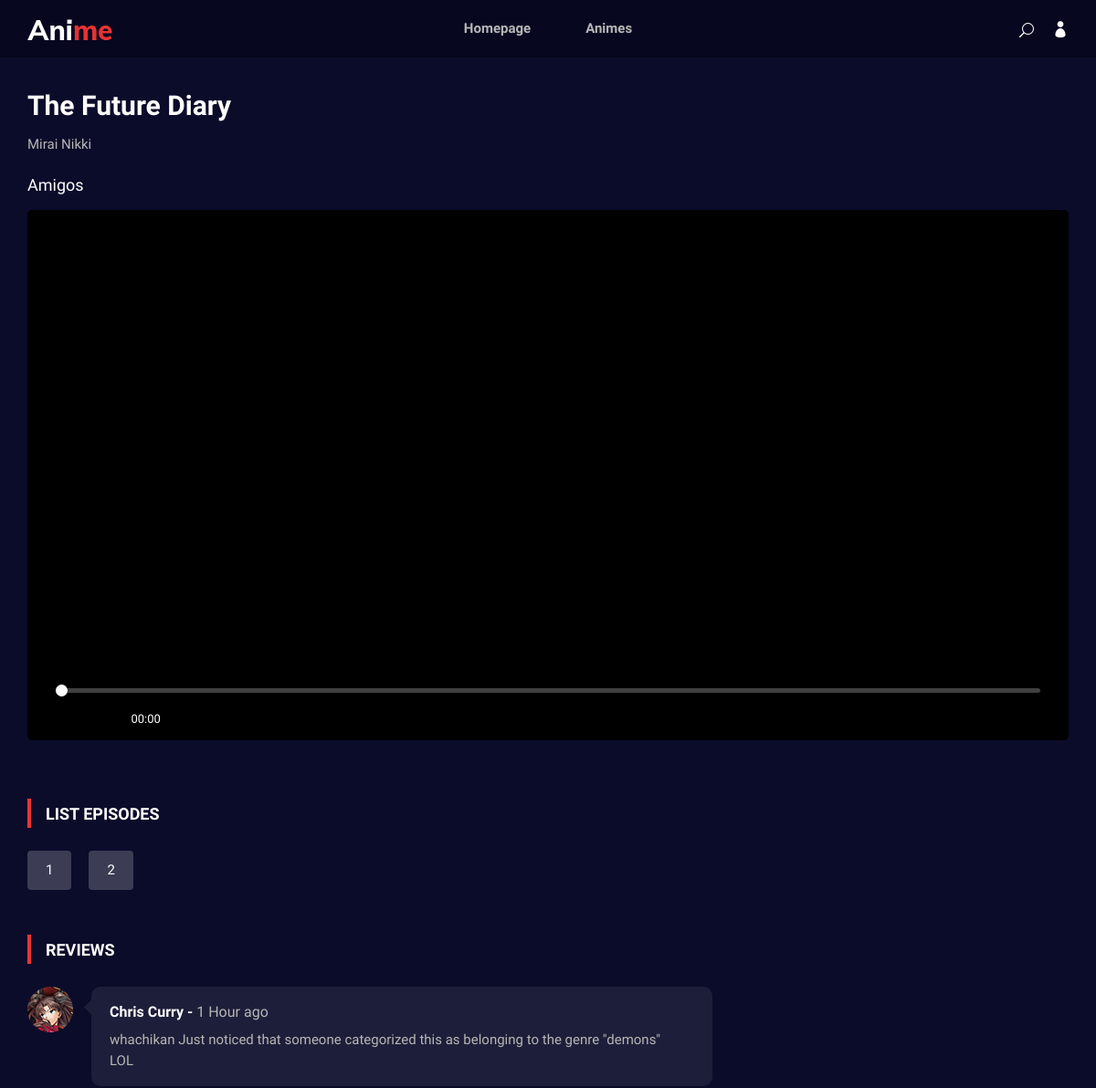
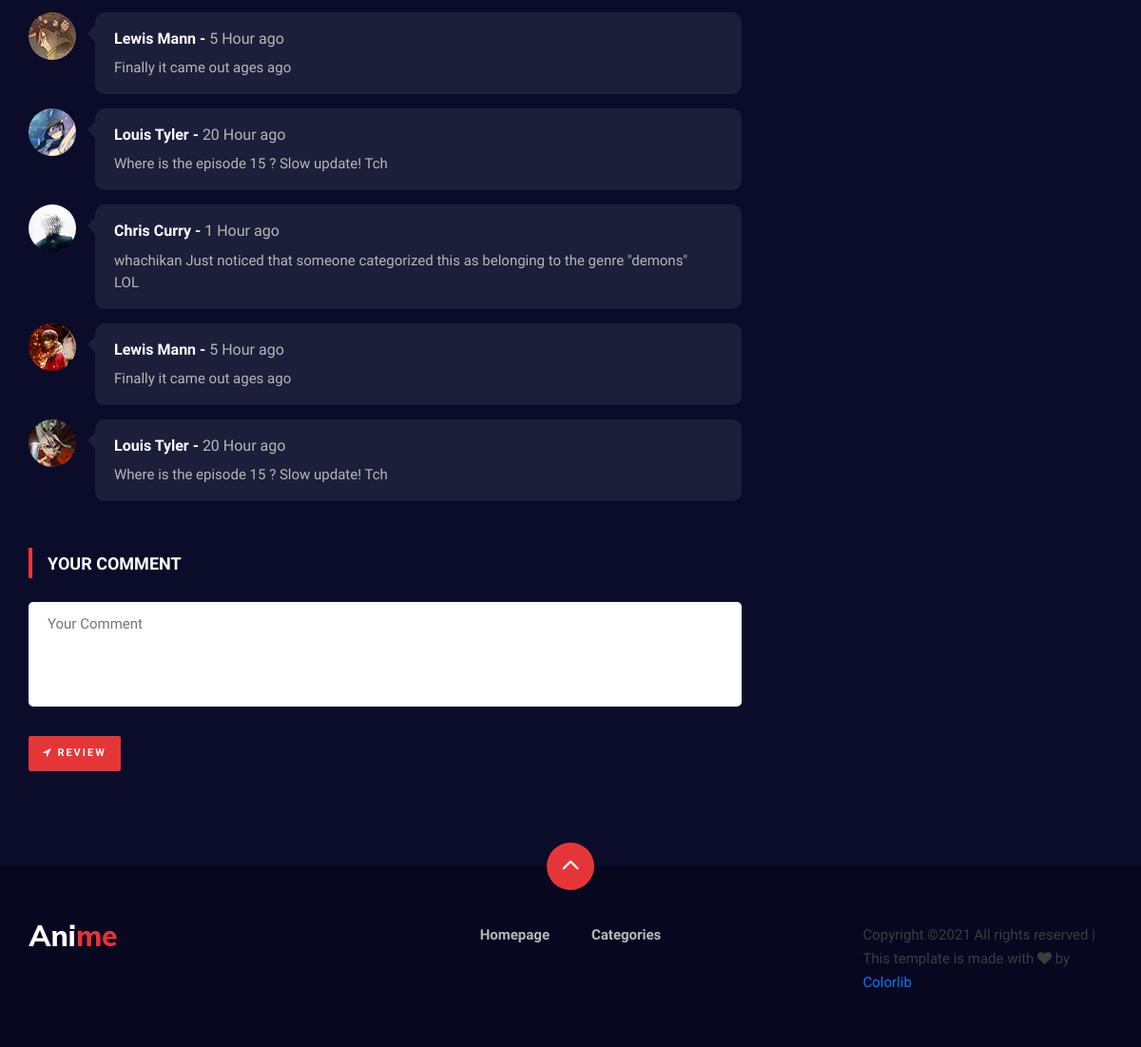
Page /anime-watching.php?id=1&episodioId=1 on the committed database (2 pictures, top to bottom).
### tables this page shows
CREATE TABLE `anime` (
  `animeId` int(11) NOT NULL AUTO_INCREMENT,
  `animeName` varchar(45) NOT NULL,
  `animeImagemURL` varchar(255) NOT NULL,
  `animeJapaneseName` varchar(45) DEFAULT NULL,
  `animeSinopse` varchar(255) DEFAULT NULL,
  PRIMARY KEY (`animeId`)
);

CREATE TABLE `episodios` (
  `episodioId` int(11) NOT NULL AUTO_INCREMENT,
  `episodioName` varchar(45) NOT NULL,
  `episodioURL` varchar(255) NOT NULL,
  `episodioAnimeId` int(11) NOT NULL,
  `episodioNr` varchar(45) NOT NULL,
  PRIMARY KEY (`episodioId`),
  KEY `fk_episodios_Anime1_idx` (`episodioAnimeId`),
  CONSTRAINT `fk_episodios_Anime1` FOREIGN KEY (`episodioAnimeId`) REFERENCES `anime` (`animeId`) ON DELETE NO ACTION ON UPDATE NO ACTION
);

### anime-watching.php (the view, shortened to what this page needs)
<?php
include_once("includes/body.inc.php");
if (isset ($_GET['episodioId'])) {
    $episodioId = intval($_GET['episodioId']);
} else {
    $episodioId = -1;
}
$id = intval($_GET['id']);
$sql = "select * from animeCategorias inner join Anime on categoriaAnimeId = animeId
        inner join Categorias on animeCategoriaId = categoriaId where animeId=" . $id;
$resultadoAnime = mysqli_query($con, $sql);
$dadosAnime = mysqli_fetch_array($resultadoAnime);
?>
    <div class="breadcrumb-option">
        <div class="container">
            <div class="row">
                <div class="col-lg-12">
                    <div class="anime__details__text">
                        <div class="anime__details__title">
                            <a href="anime-details.php?id=<?php echo $id?>"><h3><?php echo $dadosAnime['animeName'] ?></h3></a>
                            <span style="position: absolute; margin-top: 0px"><?php echo $dadosAnime['animeJapaneseName'] ?></span>
                            <?php
                            $sql2 = "Select * from episodios where episodioAnimeId=$id and episodioId=" . $episodioId;
                            $resultadoNomes = mysqli_query($con, $sql2);
                            $dadosNome = mysqli_fetch_array($resultadoNomes);
                            ?>
                            <h5 style="color: white; position: absolute; margin-top: 45px"><?php echo $dadosNome['episodioName'] ?></h5>
                        </div>
                    </div>
                </div>
            </div>
        </div>
    </div>
    <section class="anime-details spad mt-3 ">
        <div class="container">
            <div class="row">
                <div class="col-lg-12">
                    <div class="anime__video__player">
                        <video id="player">
                            <source src="videos/1.mp4" type="video/mp4"/>
                        </video>
                    </div>
                    <div class="anime__details__episodes">
                        <div class="section-title">
                            <h5>List Episodes</h5>
                        </div>
                        <?php
                        $sql1 = "Select * from episodios where episodioAnimeId=" . $id;
                        $resultadoEpisodios = mysqli_query($con, $sql1);
                        while ($dadosEpisodios = mysqli_fetch_array($resultadoEpisodios)) {
                            ?>
                            <a href="anime-watching.php?id=<?php echo $id ?>&episodioId=<?php echo $dadosEpisodios['episodioId'] ?>"><?php echo $dadosEpisodios['episodioNr'] ?></a>
                            <?php
                        }
                        ?>
                    </div>
                </div>
            </div>
            <div class="row">
                <div class="col-lg-8">
                    <div class="anime__details__review">
                        <div class="section-title">
                            <h5>Reviews</h5>
                        </div>
                        <div class="anime__review__item">
                            <div class="anime__review__item__pic">
                                <img src="img/anime/review-1.jpg" alt="">
                            </div>
                            <div class="anime__review__item__text">
                                <h6>Chris Curry - <span>1 Hour ago</span></h6>
                                <p>whachikan Just noticed that someone categorized this as belonging to the genre
                                    "demons" LOL</p>
                            </div>
                        </div>
                        <div class="anime__review__item">
                            <div class="anime__review__item__pic">
                                <img src="img/anime/review-2.jpg" alt="">
                            </div>
                            <div class="anime__review__item__text">
                                <h6>Lewis Mann - <span>5 Hour ago</span></h6>
                                <p>Finally it came out ages ago</p>
                            </div>
                        </div>
                        <div class="anime__review__item">
                            <div class="anime__review__item__pic">
                                <img src="img/anime/review-3.jpg" alt="">
                            </div>
                            <div class="anime__review__item__text">
                                <h6>Louis Tyler - <span>20 Hour ago</span></h6>
                                <p>Where is the episode 15 ? Slow update! Tch</p>
                            </div>
                        </div>
                        <div class="anime__review__item">
                            <div class="anime__review__item__pic">
                                <img src="img/anime/review-4.jpg" alt="">
                            </div>
                            <div class="anime__review__item__text">
                                <h6>Chris Curry - <span>1 Hour ago</span></h6>
                                <p>whachikan Just noticed that someone categorized this as belonging to the genre
                                    "demons" LOL</p>
                            </div>
                        </div>
                        <div class="anime__review__item">
                            <div class="anime__review__item__pic">
                                <img src="img/anime/review-5.jpg" alt="">
                            </div>
                            <div class="anime__review__item__text">
                                <h6>Lewis Mann - <span>5 Hour ago</span></h6>
                                <p>Finally it came out ages ago</p>
                            </div>
                        </div>
                        <div class="anime__review__item">
                            <div class="anime__review__item__pic">
                                <img src="img/anime/review-6.jpg" alt="">
                            </div>
                            <div class="anime__review__item__text">
                                <h6>Louis Tyler - <span>20 Hour ago</span></h6>
                                <p>Where is the episode 15 ? Slow update! Tch</p>
                            </div>
                        </div>
                    </div>
                    <div class="anime__details__form">
                        <div class="section-title">
                            <h5>Your Comment</h5>
                        </div>
                        <form action="#">
                            <textarea placeholder="Your Comment"></textarea>
                            <button type="submit"><i class="fa fa-location-arrow"></i> Review</button>
                        </form>
                    </div>
                </div>
            </div>
        </div>
    </section>

### css/plyr.css (style rules this page uses)
.plyr audio,.plyr iframe,.plyr video { display:block;height:100%;width:100% }
.plyr--full-ui *,.plyr--full-ui ::after,.plyr--full-ui ::before { box-sizing:inherit }

### css/style.css (style rules this page uses)
html, body { height: 100%; font-family: "Mulish", sans-serif; -webkit-font-smoothing: antialiased; background: #0b0c2a; }
h1, h2, h3, h4, h5, h6 { margin: 0; color: #111111; font-weight: 400; font-family: "Mulish", sans-serif; }
h3 { font-size: 30px; }
h5 { font-size: 18px; }
h6 { font-size: 16px; }
p { font-size: 15px; font-family: "Mulish", sans-serif; color: #3d3d3d; font-weight: 400; line-height: 25px; margin: 0 0 15px 0; }
img { max-width: 100%; }
.section-title { margin-bottom: 30px; }
.section-title h4, .section-title h5 { color: #ffffff; font-weight: 600; line-height: 21px; text-transform: uppercase; padding-left: 20px; position: relative; font-family: "Oswald", sans-serif; }
.section-title h4:after, .section-title h5:after { position: absolute; left: 0; top: -6px; height: 32px; width: 4px; background: #e53637; content: ""; }
.spad { padding-top: 100px; padding-bottom: 100px; }
.anime-details { padding-top: 60px; }
.anime__details__text { position: relative; }
.anime__details__title { margin-bottom: 20px; }
.anime__details__title h3 { color: #ffffff; font-weight: 700; margin-bottom: 13px; }
.anime__details__title span { font-size: 15px; color: #b7b7b7; display: block; }
.anime__details__review { margin-bottom: 55px; }
.anime__review__item { overflow: hidden; margin-bottom: 15px; }
.anime__review__item__pic { float: left; margin-right: 20px; position: relative; }
.anime__review__item__pic:before { position: absolute; right: -30px; top: 15px; border-top: 15px solid transparent; border-left: 15px solid #1d1e39; content: ""; -webkit-transform: rotate(45deg); -ms-transform: rotate(45deg); transform: rotate(45deg); }
.anime__review__item__pic img { height: 50px; width: 50px; border-radius: 50%; }
.anime__review__item__text { overflow: hidden; background: #1d1e39; padding: 18px 30px 16px 20px; border-radius: 10px; }
.anime__review__item__text h6 { color: #ffffff; font-weight: 700; margin-bottom: 10px; }
.anime__review__item__text h6 span { color: #b7b7b7; font-weight: 400; }
.anime__review__item__text p { color: #b7b7b7; line-height: 23px; margin-bottom: 0; }
.anime__details__form form textarea { width: 100%; font-size: 15px; color: #b7b7b7; padding-left: 20px; padding-top: 12px; height: 110px; border: none; border-radius: 5px; resize: none; margin-bottom: 24px; }
.anime__details__form form button { font-size: 11px; color: #ffffff; font-weight: 700; letter-spacing: 2px; text-transform: uppercase; background: #e53637; border: none; padding: 10px 15px; border-radius: 2px; }
.anime__video__player { margin-bottom: 70px; }
.anime__video__player .plyr audio, .anime__video__player .plyr iframe, .anime__video__player .plyr video { width: 102%; }
.anime__details__episodes { margin-bottom: 35px; }
.anime__details__episodes a { display: inline-block; font-size: 15px; color: #ffffff; background: rgba(255, 255, 255, 0.2); padding: 10px 20px; border-radius: 4px; margin-right: 15px; margin-bottom: 20px; -webkit-transition: all, 0.3s; -o-transition: all, 0.3s; transition: all, 0.3s; }
.breadcrumb-option { padding-top: 35px; }
@media only screen and (min-width: 1200px) { .container { max-width: 1170px; } }

### rows in the picture
anime: animeName "The Future Diary", animeJapaneseName "Mirai Nikki"
episodios: episodioName "Amigos", episodioNr "1"
episodios: episodioNr "2"
